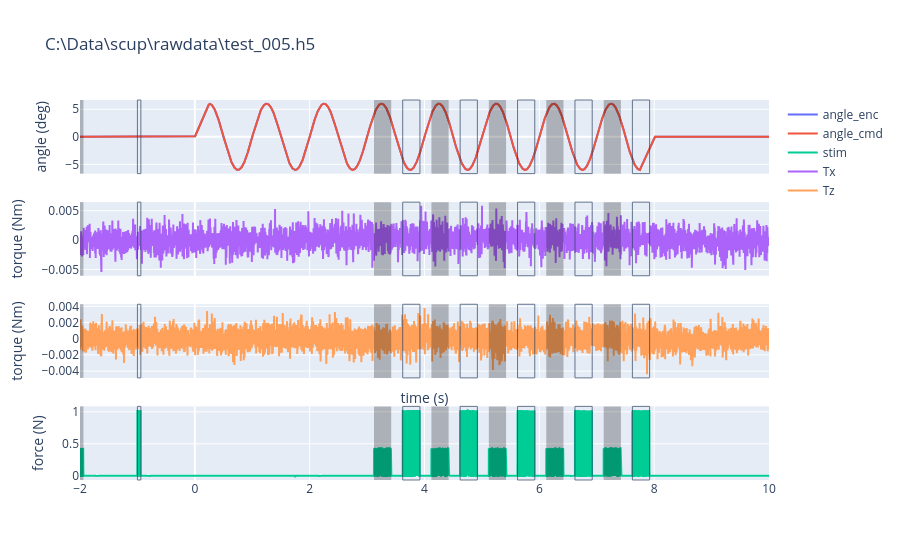

The notebook cell this image was saved under:
### Markdown cell above
# Plot results

### Code cell
fig = make_subplots(rows = 4, cols = 1,
                   shared_xaxes=True)
fig.add_trace(
    go.Scatter(x = t, y = angle_measured, mode="lines", name="angle_enc"),
    row=1, col=1)
fig.add_trace(
    go.Scatter(x = t, y = angle, mode="lines", name="angle_cmd"),
    row=1, col=1)
fig.add_trace(
    go.Scatter(x = t, y = aidata[6,:], mode="lines", name="stim"),
    row=4, col=1)
fig.add_trace(
    go.Scatter(x = t, y = forcetorque[3,:], mode="lines", name="Tx"),
    row=2, col=1)
# fig.add_trace(
#     go.Scatter(x = t, y = forcetorque[1,:], mode="lines", name="Fy"),
#     row=4, col=1)
fig.add_trace(
    go.Scatter(x = t, y = forcetorque[5,:], mode="lines", name="Tz"),
    row=3, col=1)

for onoff in Lonoff:
    fig.add_vrect(x0 = onoff[0], x1=onoff[1], fillcolor="black", opacity=0.25, line_width=0,
                        row="all", col="all")

for onoff in Ronoff:
    fig.add_vrect(x0 = onoff[0], x1=onoff[1], opacity=0.7, line_width=1,
                      row="all", col="all")

fig.update_yaxes(title_text = "angle (deg)", row=1)
fig.update_yaxes(title_text = "torque (Nm)", row=2)
fig.update_yaxes(title_text = "torque (Nm)", row=3)
fig.update_yaxes(title_text = "force (N)", row=4)
fig.update_xaxes(title_text = "time (s)", row=3)
fig.update_layout(title_text = bender.filename)

### Figure 1 — Plotly figure (JSON) as saved in the notebook; plotly's stock layout.template omitted (floating-point values rounded to 4 significant figures; data arrays with more than 128 entries replaced by an {"elided": "..."} marker saying what was removed)
{"data": [{"mode": "lines", "name": "angle_enc", "type": "scatter", "x": {"elided": "12000 float values"}, "xaxis": "x", "y": {"elided": "12000 float values"}, "yaxis": "y"}, {"mode": "lines", "name": "angle_cmd", "type": "scatter", "x": {"elided": "12000 float values"}, "xaxis": "x", "y": {"elided": "12000 float values"}, "yaxis": "y"}, {"mode": "lines", "name": "stim", "type": "scatter", "x": {"elided": "12000 float values"}, "xaxis": "x4", "y": {"elided": "12000 float values"}, "yaxis": "y4"}, {"mode": "lines", "name": "Tx", "type": "scatter", "x": {"elided": "12000 float values"}, "xaxis": "x2", "y": {"elided": "12000 float values"}, "yaxis": "y2"}, {"mode": "lines", "name": "Tz", "type": "scatter", "x": {"elided": "12000 float values"}, "xaxis": "x3", "y": {"elided": "12000 float values"}, "yaxis": "y3"}], "layout": {"shapes": [{"fillcolor": "black", "line": {"width": 0}, "opacity": 0.25, "type": "rect", "x0": 3.12, "x1": 3.42, "xref": "x", "y0": 0, "y1": 1, "yref": "y domain"}, {"fillcolor": "black", "line": {"width": 0}, "opacity": 0.25, "type": "rect", "x0": 3.12, "x1": 3.42, "xref": "x2", "y0": 0, "y1": 1, "yref": "y2 domain"}, {"fillcolor": "black", "line": {"width": 0}, "opacity": 0.25, "type": "rect", "x0": 3.12, "x1": 3.42, "xref": "x3", "y0": 0, "y1": 1, "yref": "y3 domain"}, {"fillcolor": "black", "line": {"width": 0}, "opacity": 0.25, "type": "rect", "x0": 3.12, "x1": 3.42, "xref": "x4", "y0": 0, "y1": 1, "yref": "y4 domain"}, {"fillcolor": "black", "line": {"width": 0}, "opacity": 0.25, "type": "rect", "x0": 4.12, "x1": 4.42, "xref": "x", "y0": 0, "y1": 1, "yref": "y domain"}, {"fillcolor": "black", "line": {"width": 0}, "opacity": 0.25, "type": "rect", "x0": 4.12, "x1": 4.42, "xref": "x2", "y0": 0, "y1": 1, "yref": "y2 domain"}, {"fillcolor": "black", "line": {"width": 0}, "opacity": 0.25, "type": "rect", "x0": 4.12, "x1": 4.42, "xref": "x3", "y0": 0, "y1": 1, "yref": "y3 domain"}, {"fillcolor": "black", "line": {"width": 0}, "opacity": 0.25, "type": "rect", "x0": 4.12, "x1": 4.42, "xref": "x4", "y0": 0, "y1": 1, "yref": "y4 domain"}, {"fillcolor": "black", "line": {"width": 0}, "opacity": 0.25, "type": "rect", "x0": 5.12, "x1": 5.42, "xref": "x", "y0": 0, "y1": 1, "yref": "y domain"}, {"fillcolor": "black", "line": {"width": 0}, "opacity": 0.25, "type": "rect", "x0": 5.12, "x1": 5.42, "xref": "x2", "y0": 0, "y1": 1, "yref": "y2 domain"}, {"fillcolor": "black", "line": {"width": 0}, "opacity": 0.25, "type": "rect", "x0": 5.12, "x1": 5.42, "xref": "x3", "y0": 0, "y1": 1, "yref": "y3 domain"}, {"fillcolor": "black", "line": {"width": 0}, "opacity": 0.25, "type": "rect", "x0": 5.12, "x1": 5.42, "xref": "x4", "y0": 0, "y1": 1, "yref": "y4 domain"}, {"fillcolor": "black", "line": {"width": 0}, "opacity": 0.25, "type": "rect", "x0": 6.12, "x1": 6.42, "xref": "x", "y0": 0, "y1": 1, "yref": "y domain"}, {"fillcolor": "black", "line": {"width": 0}, "opacity": 0.25, "type": "rect", "x0": 6.12, "x1": 6.42, "xref": "x2", "y0": 0, "y1": 1, "yref": "y2 domain"}, {"fillcolor": "black", "line": {"width": 0}, "opacity": 0.25, "type": "rect", "x0": 6.12, "x1": 6.42, "xref": "x3", "y0": 0, "y1": 1, "yref": "y3 domain"}, {"fillcolor": "black", "line": {"width": 0}, "opacity": 0.25, "type": "rect", "x0": 6.12, "x1": 6.42, "xref": "x4", "y0": 0, "y1": 1, "yref": "y4 domain"}, {"fillcolor": "black", "line": {"width": 0}, "opacity": 0.25, "type": "rect", "x0": 7.12, "x1": 7.42, "xref": "x", "y0": 0, "y1": 1, "yref": "y domain"}, {"fillcolor": "black", "line": {"width": 0}, "opacity": 0.25, "type": "rect", "x0": 7.12, "x1": 7.42, "xref": "x2", "y0": 0, "y1": 1, "yref": "y2 domain"}, {"fillcolor": "black", "line": {"width": 0}, "opacity": 0.25, "type": "rect", "x0": 7.12, "x1": 7.42, "xref": "x3", "y0": 0, "y1": 1, "yref": "y3 domain"}, {"fillcolor": "black", "line": {"width": 0}, "opacity": 0.25, "type": "rect", "x0": 7.12, "x1": 7.42, "xref": "x4", "y0": 0, "y1": 1, "yref": "y4 domain"}, {"fillcolor": "black", "line": {"width": 0}, "opacity": 0.25, "type": "rect", "x0": -2, "x1": -1.94, "xref": "x", "y0": 0, "y1": 1, "yref": "y domain"}, {"fillcolor": "black", "line": {"width": 0}, "opacity": 0.25, "type": "rect", "x0": -2, "x1": -1.94, "xref": "x2", "y0": 0, "y1": 1, "yref": "y2 domain"}, {"fillcolor": "black", "line": {"width": 0}, "opacity": 0.25, "type": "rect", "x0": -2, "x1": -1.94, "xref": "x3", "y0": 0, "y1": 1, "yref": "y3 domain"}, {"fillcolor": "black", "line": {"width": 0}, "opacity": 0.25, "type": "rect", "x0": -2, "x1": -1.94, "xref": "x4", "y0": 0, "y1": 1, "yref": "y4 domain"}, {"line": {"width": 1}, "opacity": 0.7, "type": "rect", "x0": 3.62, "x1": 3.92, "xref": "x", "y0": 0, "y1": 1, "yref": "y domain"}, {"line": {"width": 1}, "opacity": 0.7, "type": "rect", "x0": 3.62, "x1": 3.92, "xref": "x2", "y0": 0, "y1": 1, "yref": "y2 domain"}, {"line": {"width": 1}, "opacity": 0.7, "type": "rect", "x0": 3.62, "x1": 3.92, "xref": "x3", "y0": 0, "y1": 1, "yref": "y3 domain"}, {"line": {"width": 1}, "opacity": 0.7, "type": "rect", "x0": 3.62, "x1": 3.92, "xref": "x4", "y0": 0, "y1": 1, "yref": "y4 domain"}, {"line": {"width": 1}, "opacity": 0.7, "type": "rect", "x0": 4.62, "x1": 4.92, "xref": "x", "y0": 0, "y1": 1, "yref": "y domain"}, {"line": {"width": 1}, "opacity": 0.7, "type": "rect", "x0": 4.62, "x1": 4.92, "xref": "x2", "y0": 0, "y1": 1, "yref": "y2 domain"}, {"line": {"width": 1}, "opacity": 0.7, "type": "rect", "x0": 4.62, "x1": 4.92, "xref": "x3", "y0": 0, "y1": 1, "yref": "y3 domain"}, {"line": {"width": 1}, "opacity": 0.7, "type": "rect", "x0": 4.62, "x1": 4.92, "xref": "x4", "y0": 0, "y1": 1, "yref": "y4 domain"}, {"line": {"width": 1}, "opacity": 0.7, "type": "rect", "x0": 5.62, "x1": 5.92, "xref": "x", "y0": 0, "y1": 1, "yref": "y domain"}, {"line": {"width": 1}, "opacity": 0.7, "type": "rect", "x0": 5.62, "x1": 5.92, "xref": "x2", "y0": 0, "y1": 1, "yref": "y2 domain"}, {"line": {"width": 1}, "opacity": 0.7, "type": "rect", "x0": 5.62, "x1": 5.92, "xref": "x3", "y0": 0, "y1": 1, "yref": "y3 domain"}, {"line": {"width": 1}, "opacity": 0.7, "type": "rect", "x0": 5.62, "x1": 5.92, "xref": "x4", "y0": 0, "y1": 1, "yref": "y4 domain"}, {"line": {"width": 1}, "opacity": 0.7, "type": "rect", "x0": 6.62, "x1": 6.92, "xref": "x", "y0": 0, "y1": 1, "yref": "y domain"}, {"line": {"width": 1}, "opacity": 0.7, "type": "rect", "x0": 6.62, "x1": 6.92, "xref": "x2", "y0": 0, "y1": 1, "yref": "y2 domain"}, {"line": {"width": 1}, "opacity": 0.7, "type": "rect", "x0": 6.62, "x1": 6.92, "xref": "x3", "y0": 0, "y1": 1, "yref": "y3 domain"}, {"line": {"width": 1}, "opacity": 0.7, "type": "rect", "x0": 6.62, "x1": 6.92, "xref": "x4", "y0": 0, "y1": 1, "yref": "y4 domain"}, {"line": {"width": 1}, "opacity": 0.7, "type": "rect", "x0": 7.62, "x1": 7.92, "xref": "x", "y0": 0, "y1": 1, "yref": "y domain"}, {"line": {"width": 1}, "opacity": 0.7, "type": "rect", "x0": 7.62, "x1": 7.92, "xref": "x2", "y0": 0, "y1": 1, "yref": "y2 domain"}, {"line": {"width": 1}, "opacity": 0.7, "type": "rect", "x0": 7.62, "x1": 7.92, "xref": "x3", "y0": 0, "y1": 1, "yref": "y3 domain"}, {"line": {"width": 1}, "opacity": 0.7, "type": "rect", "x0": 7.62, "x1": 7.92, "xref": "x4", "y0": 0, "y1": 1, "yref": "y4 domain"}, {"line": {"width": 1}, "opacity": 0.7, "type": "rect", "x0": -1, "x1": -0.94, "xref": "x", "y0": 0, "y1": 1, "yref": "y domain"}, {"line": {"width": 1}, "opacity": 0.7, "type": "rect", "x0": -1, "x1": -0.94, "xref": "x2", "y0": 0, "y1": 1, "yref": "y2 domain"}, {"line": {"width": 1}, "opacity": 0.7, "type": "rect", "x0": -1, "x1": -0.94, "xref": "x3", "y0": 0, "y1": 1, "yref": "y3 domain"}, {"line": {"width": 1}, "opacity": 0.7, "type": "rect", "x0": -1, "x1": -0.94, "xref": "x4", "y0": 0, "y1": 1, "yref": "y4 domain"}], "title": {"text": "C:\\Data\\scup\\rawdata\\test_005.h5"}, "xaxis": {"anchor": "y", "domain": [0, 1], "matches": "x4", "showticklabels": false}, "xaxis2": {"anchor": "y2", "domain": [0, 1], "matches": "x4", "showticklabels": false}, "xaxis3": {"anchor": "y3", "domain": [0, 1], "matches": "x4", "showticklabels": false, "title": {"text": "time (s)"}}, "xaxis4": {"anchor": "y4", "domain": [0, 1]}, "yaxis": {"anchor": "x", "domain": [0.8063, 1], "title": {"text": "angle (deg)"}}, "yaxis2": {"anchor": "x2", "domain": [0.5375, 0.7312], "title": {"text": "torque (Nm)"}}, "yaxis3": {"anchor": "x3", "domain": [0.2687, 0.4625], "title": {"text": "torque (Nm)"}}, "yaxis4": {"anchor": "x4", "domain": [0, 0.1938], "title": {"text": "force (N)"}}}}
